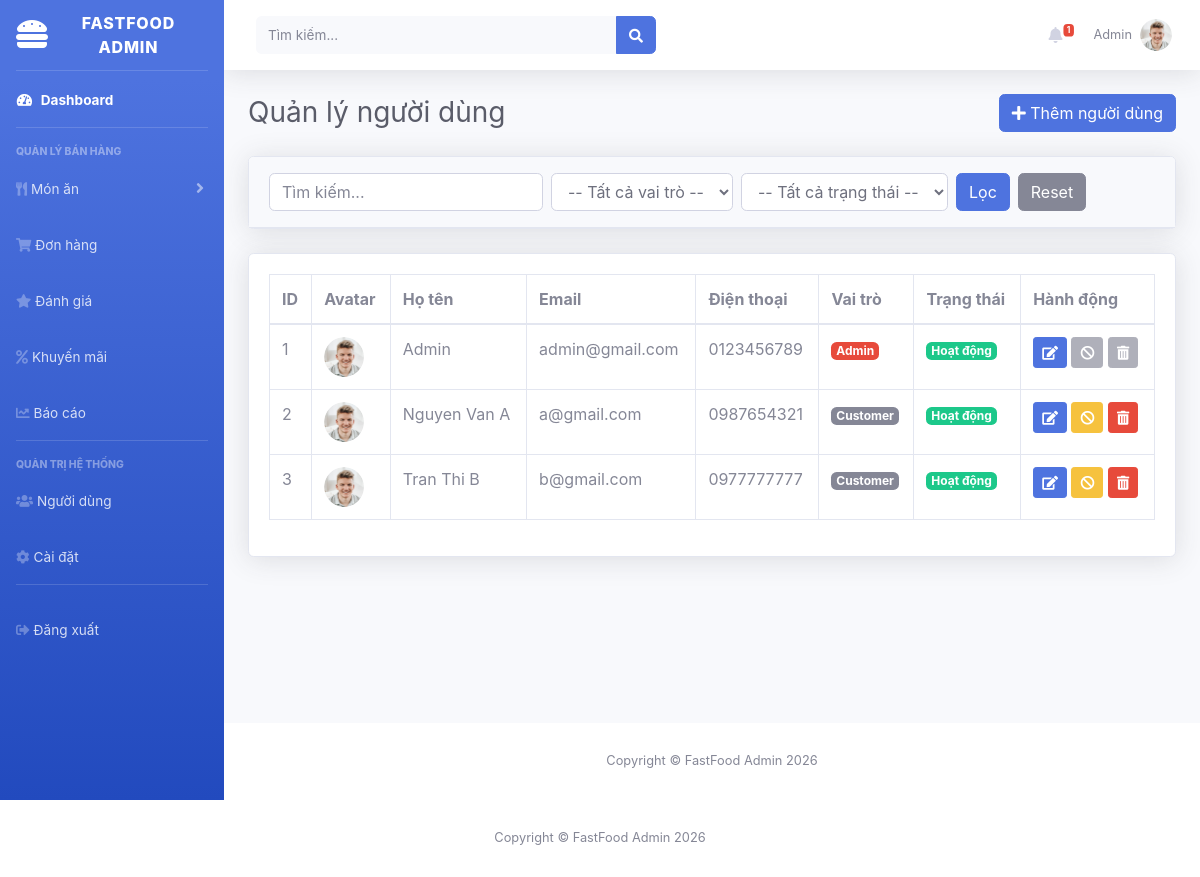
Page /admin.php?url=users (signed in) on the committed database.
### tables this page shows
CREATE TABLE users (
    id BIGINT UNSIGNED AUTO_INCREMENT PRIMARY KEY,
    role_id BIGINT UNSIGNED NOT NULL,
    name VARCHAR(100) NOT NULL,
    email VARCHAR(100) UNIQUE,
    password VARCHAR(255) NOT NULL,
    phone VARCHAR(20),
    avatar VARCHAR(255),
    status TINYINT DEFAULT 1,
    created_at TIMESTAMP NULL,
    updated_at TIMESTAMP NULL,
    remember_token VARCHAR(255) DEFAULT NULL,
    FOREIGN KEY (role_id) REFERENCES roles(id)
);

CREATE TABLE roles (
    id BIGINT UNSIGNED AUTO_INCREMENT PRIMARY KEY,
    name VARCHAR(50) UNIQUE NOT NULL,
    created_at TIMESTAMP NULL,
    updated_at TIMESTAMP NULL
);

### public/admin.php (called while the page is built, shortened)
<?php
require_once __DIR__ . '/../app/controllers/Admin/UserController.php';
$url = $_GET['url'] ?? 'dashboard';
$layout = __DIR__ . '/../resources/views/layouts/admin.php';
switch ($url) {
    case 'users':
        $search        = $_GET['search'] ?? '';
        $filter_role   = $_GET['role_id'] ?? 0;
        $filter_status = $_GET['status'] ?? -1;
        $page          = $_GET['page'] ?? 1;
        $result = getUsers($page, 10, [
            'search'   => $search,
            'role_id'  => $filter_role,
            'status'   => $filter_status
        ]);
        $users       = $result['data'];
        $current_user_id = $_SESSION['user']['id'] ?? 0;
        break;
}
include $layout;

### resources/views/pages/admin/includes/functions.php (called while the page is built, shortened)
<?php
function countRecords($table, $where = '') {
    $pdo = getDB();
    $sql = "SELECT COUNT(*) FROM $table $where";
    return (int) $pdo->query($sql)->fetchColumn();
}
function getPendingOrdersCount() {
    $pdo = getDB();
    $sql = "SELECT COUNT(*) FROM orders WHERE status = 'pending'";
    return (int) $pdo->query($sql)->fetchColumn();
}
function getLowStockIngredientsCount() {
    $pdo = getDB();
    try {
        $stmt = $pdo->query("SHOW COLUMNS FROM ingredients LIKE 'min_quantity'");
        if ($stmt->rowCount() > 0) {
            return countRecords('ingredients', 'WHERE stock_quantity <= min_quantity');
        } else {
            return countRecords('ingredients', 'WHERE stock_quantity <= 5');
        }
    } catch (PDOException $e) {
        return 0;
    }
}
?>

### app/controllers/Admin/UserController.php (called while the page is built, shortened)
<?php
function getUsers($page = 1, $limit = 10, $filters = []) {
    $pdo = getDB();
    $offset = ($page - 1) * $limit;
    $search = $filters['search'] ?? '';
    $filter_role = $filters['role_id'] ?? 0;
    $filter_status = $filters['status'] ?? -1;
    $where = " WHERE 1=1 ";
    $params = [];
    $countSql = "SELECT COUNT(*) FROM users u $where";
    $stmt = $pdo->prepare($countSql);
    $stmt->execute($params);
    $totalRecords = $stmt->fetchColumn();
    $totalPages = ceil($totalRecords / $limit);
    $sql = "SELECT u.*, r.name as role_name FROM users u LEFT JOIN roles r ON u.role_id = r.id $where ORDER BY u.id ASC LIMIT $limit OFFSET $offset";
    $stmt = $pdo->prepare($sql);
    $stmt->execute($params);
    $users = $stmt->fetchAll();
    return [
        'data' => $users,
        'total' => $totalRecords,
        'totalPages' => $totalPages,
        'currentPage' => $page
    ];
}

### resources/views/pages/admin/users.php (the view, shortened to what this page needs)
<?php
$users = $users ?? [];
$search = $search ?? '';
$current_user_id = $current_user_id ?? 0;
$is_super_admin = $is_super_admin ?? false;
?>
<div class="d-sm-flex align-items-center justify-content-between mb-4">
    <h1 class="h3 mb-0 text-gray-800">Quản lý người dùng</h1>
    <button class="btn btn-primary" data-toggle="modal" data-target="#addUserModal"><i class="fas fa-plus"></i> Thêm người dùng</button>
</div>
<div class="card shadow mb-4">
    <div class="card-header py-3">
        <form method="GET" action="admin.php?url=users" class="form-inline">
            <input type="text" name="search" class="form-control mr-2" placeholder="Tìm kiếm..." value="<?= htmlspecialchars($search) ?>">
            <select name="role_id" class="form-control mr-2">
                <option value="0">-- Tất cả vai trò --</option>
            </select>
            <select name="status" class="form-control mr-2">
                <option value="-1">-- Tất cả trạng thái --</option>
            </select>
            <button type="submit" class="btn btn-primary">Lọc</button>
            <a href="admin.php?url=users" class="btn btn-secondary ml-2">Reset</a>
        </form>
    </div>
</div>
<div class="card shadow mb-4">
    <div class="card-body">
        <div class="table-responsive">
            <table class="table table-bordered">
                <thead>
                    <tr>
                        <th>ID</th><th>Avatar</th><th>Họ tên</th><th>Email</th><th>Điện thoại</th><th>Vai trò</th><th>Trạng thái</th><th>Hành động</th>
                    </tr>
                </thead>
                <tbody>
                    <?php if (empty($users)): ?>
                        <tr><td colspan="8" class="text-center">Không có người dùng nào.</td></tr>
                    <?php else: ?>
                        <?php foreach ($users as $user):
                            $is_target_admin = ($user['role_id'] == 1);
                            $can_edit = true;
                            $avatarFile = !empty($user['avatar']) ? $user['avatar'] : 'avatar-default.png';
                            $avatarPath = $base . 'assets/img/avatars/' . $avatarFile;
                        ?>
                        <tr>
                            <td><?= $user['id'] ?></td>
                            <td><img src="<?= $avatarPath ?>" width="40" height="40" class="rounded-circle" onerror="this.src='<?= $base ?>assets/img/avatars/avatar-default.png'"></td>
                            <td><?= htmlspecialchars($user['name']) ?></td>
                            <td><?= htmlspecialchars($user['email']) ?></td>
                            <td><?= htmlspecialchars($user['phone'] ?? '') ?></td>
                            <td><span class="badge badge-<?= $user['role_name'] == 'admin' ? 'danger' : ($user['role_name'] == 'staff' ? 'warning' : 'secondary') ?>"><?= ucfirst($user['role_name']) ?></span></td>
                            <td><?= $user['status'] == 1 ? '<span class="badge badge-success">Hoạt động</span>' : '<span class="badge badge-danger">Đã khóa</span>' ?></td>
                            <td style="white-space: nowrap;">
                                <?php if ($can_edit): ?>
                                    <button class="btn btn-sm btn-primary" data-toggle="modal" data-target="#editModal<?= $user['id'] ?>" title="Sửa"><i class="fas fa-edit"></i></button>
                                <?php else: ?>
                                    <button class="btn btn-sm btn-secondary" disabled title="Không có quyền sửa admin này"><i class="fas fa-edit"></i></button>
                                <?php endif; ?>
                                <?php if ($user['status'] == 1): ?>
                                    <?php if ($user['id'] != $current_user_id): ?>
                                        <?php if ($is_target_admin && $user['id'] == 1 && !$is_super_admin): ?>
                                            <button class="btn btn-sm btn-secondary" disabled title="Không thể vô hiệu hóa super admin"><i class="fas fa-ban"></i></button>
                                        <?php else: ?>
                                            <a href="admin.php?url=user-delete&id=<?= $user['id'] ?>" class="btn btn-sm btn-warning" title="Vô hiệu hóa" onclick="return confirm('Vô hiệu hóa người dùng này?')"><i class="fas fa-ban"></i></a>
                                        <?php endif; ?>
                                    <?php else: ?>
                                        <button class="btn btn-sm btn-secondary" disabled title="Không thể vô hiệu hóa chính mình"><i class="fas fa-ban"></i></button>
                                    <?php endif; ?>
                                <?php else: ?>
                                    <a href="admin.php?url=user-restore&id=<?= $user['id'] ?>" class="btn btn-sm btn-success" title="Khôi phục" onclick="return confirm('Khôi phục người dùng này?')"><i class="fas fa-undo-alt"></i></a>
                                <?php endif; ?>
                                <?php if ($user['id'] != $current_user_id): ?>
                                    <?php if ($is_target_admin && $user['id'] == 1 && !$is_super_admin): ?>
                                        <button class="btn btn-sm btn-secondary" disabled title="Không thể xóa super admin"><i class="fas fa-trash-alt"></i></button>
                                    <?php else: ?>
                                        <a href="admin.php?url=user-hard-delete&id=<?= $user['id'] ?>" class="btn btn-sm btn-danger" title="Xóa vĩnh viễn" onclick="return confirm('⚠️ XÓA VĨNH VIỄN! Bạn chắc chắn?')"><i class="fas fa-trash-alt"></i></a>
                                    <?php endif; ?>
                                <?php else: ?>
                                    <button class="btn btn-sm btn-secondary" disabled title="Không thể xóa chính mình"><i class="fas fa-trash-alt"></i></button>
                                <?php endif; ?>
                            </td>
                        </tr>
                        <?php endforeach; ?>
                    <?php endif; ?>
                </tbody>
            </table>
        </div>
    </div>
</div>
<?php require_once 'includes/footer.php'; require_once 'includes/scripts.php'; ?>

### resources/views/pages/admin/includes/topbar.php (shortened to what this page needs)
<?php
global $currentUser, $pdo;
if (!isset($currentUser) && isset($_SESSION['user'])) {
    $currentUser = $_SESSION['user'];
}
if (!function_exists('getPendingOrdersCount')) {
    require_once __DIR__ . '/functions.php';
}
$pendingOrdersCount = getPendingOrdersCount($pdo);
$lowStockCount      = getLowStockIngredientsCount($pdo);
$totalNotifications =
    $pendingOrdersCount + $lowStockCount;
$avatarDefault =
    $base . 'assets/img/avatars/avatar-default.png';
$avatarPath = $avatarDefault;
?>
<nav class="navbar navbar-expand navbar-light bg-white topbar mb-4 static-top shadow">
    <form class="d-none d-sm-inline-block
                 form-inline mr-auto ml-md-3
                 my-2 my-md-0 mw-100 navbar-search">
        <div class="input-group">
            <input type="text"
                   class="form-control bg-light border-0 small"
                   placeholder="Tìm kiếm...">
            <div class="input-group-append">
                <button class="btn btn-primary" type="button">
                    <i class="fas fa-search fa-sm"></i>
                </button>
            </div>
        </div>
    </form>
    <ul class="navbar-nav ml-auto">
        <li class="nav-item dropdown no-arrow mx-1">
            <a class="nav-link dropdown-toggle"
               href="#"
               data-toggle="dropdown">
                <i class="fas fa-bell fa-fw"></i>
                <?php if ($totalNotifications > 0): ?>
                    <span class="badge badge-danger badge-counter">
                        <?= $totalNotifications ?>
                    </span>
                <?php endif; ?>
            </a>
        </li>
        <li class="nav-item dropdown no-arrow">
            <a class="nav-link dropdown-toggle"
               href="#"
               data-toggle="dropdown">
                <span class="mr-2
                             d-none d-lg-inline
                             text-gray-600 small">
                    <?= htmlspecialchars(
                        $currentUser['name'] ?? 'User'
                    ) ?>
                </span>
                <img class="img-profile rounded-circle"
                     src="<?= htmlspecialchars($avatarPath) ?>"
                     width="36"
                     height="36"
                     style="object-fit:cover;"
                     onerror="this.src='<?= $avatarDefault ?>'">
            </a>
        </li>
    </ul>
</nav>

### rows in the picture
users: name "Admin", id "1", email "admin@gmail.com", phone "0123456789", role.name "Admin", status "Hoạt động"
users: id "2", name "Nguyen Van A", email "a@gmail.com", phone "0987654321", role.name "Customer", status "Hoạt động"
users: id "3", name "Tran Thi B", email "b@gmail.com", phone "0977777777", role.name "Customer", status "Hoạt động"

### other values in the picture
$role "ADMIN"
$totalNotifications "1"
